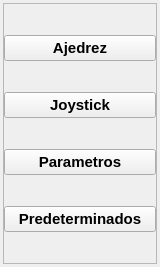
              <widget class="QWidget" name="page_2">
               <property name="geometry">
                <rect>
                 <x>0</x>
                 <y>0</y>
                 <width>160</width>
                 <height>267</height>
                </rect>
               </property>
               <attribute name="icon">
                <iconset resource="img.qrc">
                 <normaloff>:/icons/pie-chart.svg</normaloff>:/icons/pie-chart.svg</iconset>
               </attribute>
               <attribute name="label">
                <string>Control Automatico</string>
               </attribute>
               <layout class="QVBoxLayout" name="verticalLayout_10">
                <property name="spacing">
                 <number>3</number>
                </property>
                <property name="leftMargin">
                 <number>3</number>
                </property>
                <property name="topMargin">
                 <number>3</number>
                </property>
                <property name="rightMargin">
                 <number>3</number>
                </property>
                <property name="bottomMargin">
                 <number>3</number>
                </property>
                <item>
                 <widget class="QFrame" name="frame_11">
                  <property name="frameShape">
                   <enum>QFrame::StyledPanel</enum>
                  </property>
                  <property name="frameShadow">
                   <enum>QFrame::Raised</enum>
                  </property>
                  <layout class="QVBoxLayout" name="verticalLayout_9">
                   <property name="spacing">
                    <number>0</number>
                   </property>
                   <property name="leftMargin">
                    <number>0</number>
                   </property>
                   <property name="topMargin">
                    <number>0</number>
                   </property>
                   <property name="rightMargin">
                    <number>0</number>
                   </property>
                   <property name="bottomMargin">
                    <number>0</number>
                   </property>
                   <item>
                    <widget class="QPushButton" name="pushButton_11">
                     <property name="font">
                      <font>
                       <pointsize>11</pointsize>
                       <bold>true</bold>
                      </font>
                     </property>
                     <property name="text">
                      <string>Ajedrez</string>
                     </property>
                     <property name="icon">
                      <iconset resource="img.qrc">
                       <normaloff>:/icons/alert-triangle.svg</normaloff>:/icons/alert-triangle.svg</iconset>
                     </property>
                    </widget>
                   </item>
                   <item>
                    <widget class="QPushButton" name="pushButton_10">
                     <property name="font">
                      <font>
                       <pointsize>11</pointsize>
                       <bold>true</bold>
                      </font>
                     </property>
                     <property name="text">
                      <string>Joystick</string>
                     </property>
                     <property name="icon">
                      <iconset resource="img.qrc">
                       <normaloff>:/icons/activity.svg</normaloff>:/icons/activity.svg</iconset>
                     </property>
                    </widget>
                   </item>
                   <item>
                    <widget class="QPushButton" name="pushButton_9">
                     <property name="font">
                      <font>
                       <pointsize>11</pointsize>
                       <bold>true</bold>
                      </font>
                     </property>
                     <property name="text">
                      <string>Parametros</string>
                     </property>
                     <property name="icon">
                      <iconset resource="img.qrc">
                       <normaloff>:/icons/sliders.svg</normaloff>:/icons/sliders.svg</iconset>
                     </property>
                    </widget>
                   </item>
                   <item>
                    <widget class="QPushButton" name="pushButton_13">
                     <property name="font">
                      <font>
                       <pointsize>11</pointsize>
                       <bold>true</bold>
                      </font>
                     </property>
                     <property name="text">
                      <string>Predeterminados</string>
                     </property>
                     <property name="icon">
                      <iconset resource="img.qrc">
                       <normaloff>:/icons/star.svg</normaloff>:/icons/star.svg</iconset>
                     </property>
                    </widget>
                   </item>
                  </layout>
                 </widget>
                </item>
               </layout>
              </widget>
